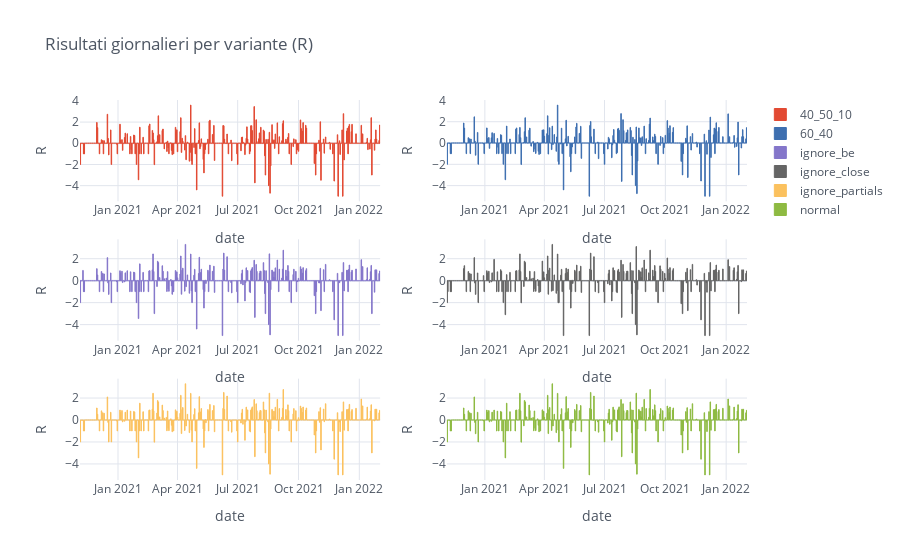

Notebook source saved alongside this figure:
### Code cell
get_attr_multi(multi, 'result').groupby(pd.Grouper(freq='D')).sum().iplot(kind='bar', subplots=True,
    title='Risultati giornalieri per variante (R)', xTitle='date', yTitle='R', opacity=1, bargroupgap=0.1)

### Figure 1 — Plotly figure (JSON) as saved in the notebook; plotly's stock layout.template omitted (floating-point values rounded to 4 significant figures; data arrays with more than 128 entries replaced by an {"elided": "..."} marker saying what was removed)
{"data": [{"marker": {"color": "rgba(226, 74, 51, 1)", "line": {"color": "rgba(226, 74, 51, 1.0)", "width": 1}}, "name": "40_50_10", "orientation": "v", "text": "", "type": "bar", "x": {"elided": "454 str values"}, "xaxis": "x", "y": {"elided": "454 float values"}, "yaxis": "y"}, {"marker": {"color": "rgba(62, 111, 176, 1)", "line": {"color": "rgba(62, 111, 176, 1.0)", "width": 1}}, "name": "60_40", "orientation": "v", "text": "", "type": "bar", "x": {"elided": "454 str values"}, "xaxis": "x2", "y": {"elided": "454 float values"}, "yaxis": "y2"}, {"marker": {"color": "rgba(132, 118, 202, 1)", "line": {"color": "rgba(132, 118, 202, 1.0)", "width": 1}}, "name": "ignore_be", "orientation": "v", "text": "", "type": "bar", "x": {"elided": "454 str values"}, "xaxis": "x3", "y": {"elided": "454 float values"}, "yaxis": "y3"}, {"marker": {"color": "rgba(101, 101, 101, 1)", "line": {"color": "rgba(101, 101, 101, 1.0)", "width": 1}}, "name": "ignore_close", "orientation": "v", "text": "", "type": "bar", "x": {"elided": "454 str values"}, "xaxis": "x4", "y": {"elided": "454 float values"}, "yaxis": "y4"}, {"marker": {"color": "rgba(251, 193, 94, 1)", "line": {"color": "rgba(251, 193, 94, 1.0)", "width": 1}}, "name": "ignore_partials", "orientation": "v", "text": "", "type": "bar", "x": {"elided": "454 str values"}, "xaxis": "x5", "y": {"elided": "454 float values"}, "yaxis": "y5"}, {"marker": {"color": "rgba(142, 186, 66, 1)", "line": {"color": "rgba(142, 186, 66, 1.0)", "width": 1}}, "name": "normal", "orientation": "v", "text": "", "type": "bar", "x": {"elided": "454 str values"}, "xaxis": "x6", "y": {"elided": "454 float values"}, "yaxis": "y6"}], "layout": {"bargroupgap": 0.1, "legend": {"bgcolor": "#FFFFFF", "font": {"color": "#4D5663"}}, "paper_bgcolor": "#FFFFFF", "plot_bgcolor": "#FFFFFF", "title": {"font": {"color": "#4D5663"}, "text": "Risultati giornalieri per variante (R)"}, "xaxis": {"anchor": "y", "domain": [0, 0.45], "gridcolor": "#E1E5ED", "showgrid": true, "tickfont": {"color": "#4D5663"}, "title": {"font": {"color": "#4D5663"}, "text": "date"}, "zerolinecolor": "#E1E5ED"}, "xaxis2": {"anchor": "y2", "domain": [0.55, 1], "gridcolor": "#E1E5ED", "showgrid": true, "tickfont": {"color": "#4D5663"}, "title": {"font": {"color": "#4D5663"}, "text": "date"}, "zerolinecolor": "#E1E5ED"}, "xaxis3": {"anchor": "y3", "domain": [0, 0.45], "gridcolor": "#E1E5ED", "showgrid": true, "tickfont": {"color": "#4D5663"}, "title": {"font": {"color": "#4D5663"}, "text": "date"}, "zerolinecolor": "#E1E5ED"}, "xaxis4": {"anchor": "y4", "domain": [0.55, 1], "gridcolor": "#E1E5ED", "showgrid": true, "tickfont": {"color": "#4D5663"}, "title": {"font": {"color": "#4D5663"}, "text": "date"}, "zerolinecolor": "#E1E5ED"}, "xaxis5": {"anchor": "y5", "domain": [0, 0.45], "gridcolor": "#E1E5ED", "showgrid": true, "tickfont": {"color": "#4D5663"}, "title": {"font": {"color": "#4D5663"}, "text": "date"}, "zerolinecolor": "#E1E5ED"}, "xaxis6": {"anchor": "y6", "domain": [0.55, 1], "gridcolor": "#E1E5ED", "showgrid": true, "tickfont": {"color": "#4D5663"}, "title": {"font": {"color": "#4D5663"}, "text": "date"}, "zerolinecolor": "#E1E5ED"}, "yaxis": {"anchor": "x", "domain": [0.7333, 1], "gridcolor": "#E1E5ED", "showgrid": true, "tickfont": {"color": "#4D5663"}, "title": {"font": {"color": "#4D5663"}, "text": "R"}, "zerolinecolor": "#E1E5ED"}, "yaxis2": {"anchor": "x2", "domain": [0.7333, 1], "gridcolor": "#E1E5ED", "showgrid": true, "tickfont": {"color": "#4D5663"}, "title": {"font": {"color": "#4D5663"}, "text": "R"}, "zerolinecolor": "#E1E5ED"}, "yaxis3": {"anchor": "x3", "domain": [0.3667, 0.6333], "gridcolor": "#E1E5ED", "showgrid": true, "tickfont": {"color": "#4D5663"}, "title": {"font": {"color": "#4D5663"}, "text": "R"}, "zerolinecolor": "#E1E5ED"}, "yaxis4": {"anchor": "x4", "domain": [0.3667, 0.6333], "gridcolor": "#E1E5ED", "showgrid": true, "tickfont": {"color": "#4D5663"}, "title": {"font": {"color": "#4D5663"}, "text": "R"}, "zerolinecolor": "#E1E5ED"}, "yaxis5": {"anchor": "x5", "domain": [0, 0.2667], "gridcolor": "#E1E5ED", "showgrid": true, "tickfont": {"color": "#4D5663"}, "title": {"font": {"color": "#4D5663"}, "text": "R"}, "zerolinecolor": "#E1E5ED"}, "yaxis6": {"anchor": "x6", "domain": [0, 0.2667], "gridcolor": "#E1E5ED", "showgrid": true, "tickfont": {"color": "#4D5663"}, "title": {"font": {"color": "#4D5663"}, "text": "R"}, "zerolinecolor": "#E1E5ED"}}}
